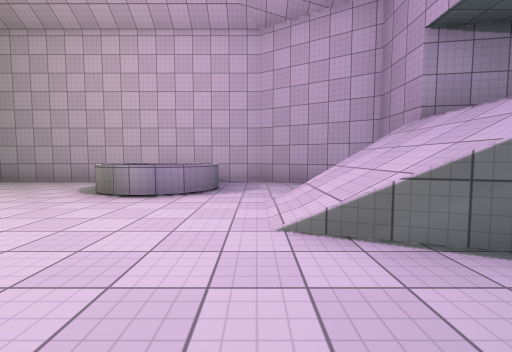
View 1 (above)

12 first-person views from a walk through a Unity game level. The camera is 1.3 m above the floor, tilts 4° down and sees 90° across. The floor is counted in squares, 2 m on a side. Each view is taken from the middle of a square. On the plan, view 1 faces up. The plan holds only what a view shows up to about 9 squares ahead; the rest is blank. The place goes on beyond the plan. The player character is not drawn. Surface patterns are stand-ins for the level's own textures.

View 2
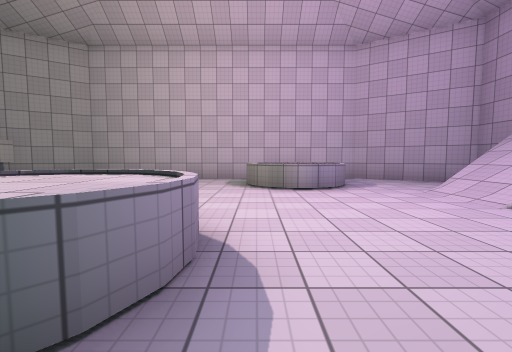

View 3
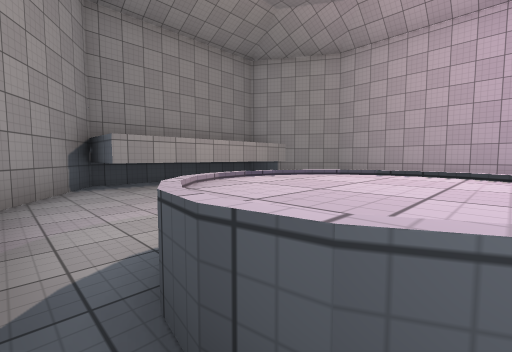

View 4
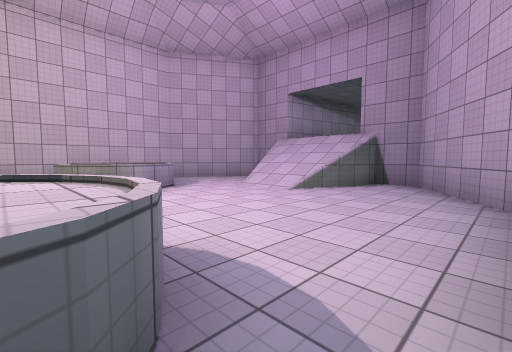

View 5
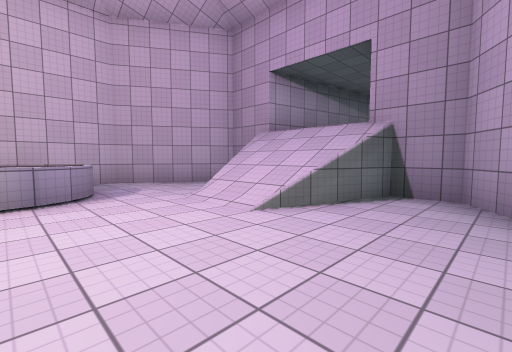

View 6
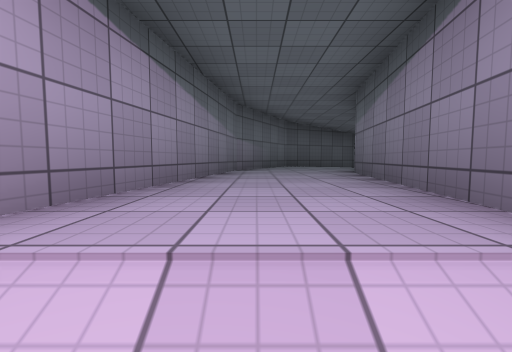

View 7
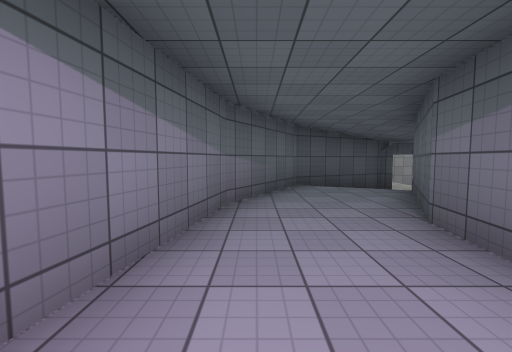

View 8
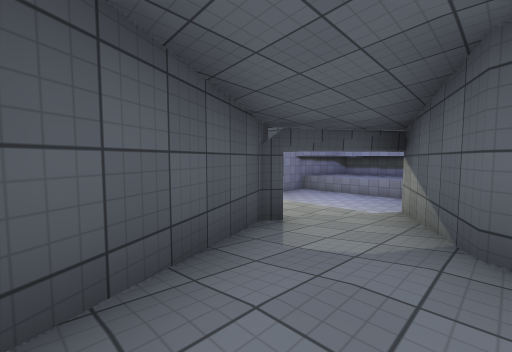

View 9
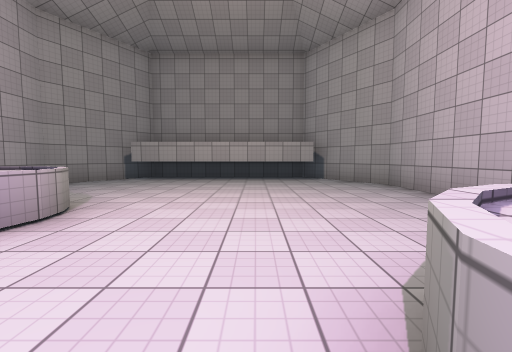

View 10
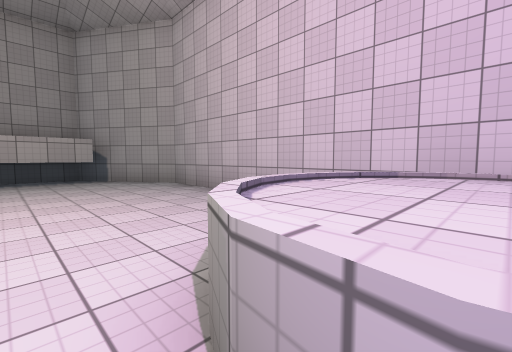

View 11
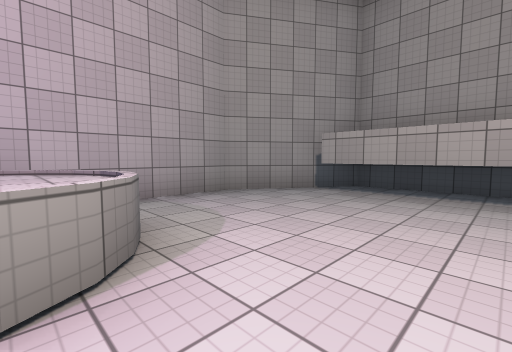

View 12
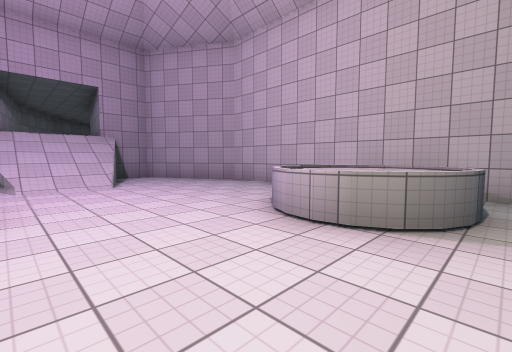

### Floor plan
Key: @ floor where view 1 was taken; # wall or solid block; . main floor; : floor 1.75 m higher than the main floor; + floor 2.5 m higher than the main floor; / step, stairs or slope; ^ raised ledge.
Columns run from 11 left of view 1 to 13 right of it. Each row starts with its distance up from view 1.
  8   ###########
  7  ##.........##
  6 #.......^^^..##
  5 ##......^^^...##
  4 ##..........//+#####
  3  #..........//++++++##
  2  #..........#/+++++++##
  1  #....^^......#####++/#
  0  #....^^...@.##   ###//#
 -1  ##.........##      #//#
 -2                     ##/::
 -3                      #:::

Positions as (right, up) in squares from view 1, and headings:
1: (0, 0), facing up
2: (-3, -1), facing up
3: (-4, -1), facing up-left
4: (-4, -1), facing up-right
5: (-2, 0), facing up-right
6: (2, 3), facing right
7: (4, 3), facing right
8: (9, 2), facing down-right
9: (-2, 4), facing left
10: (-2, 4), facing up-left
11: (-5, 3), facing down-left
12: (-6, 4), facing down-right
